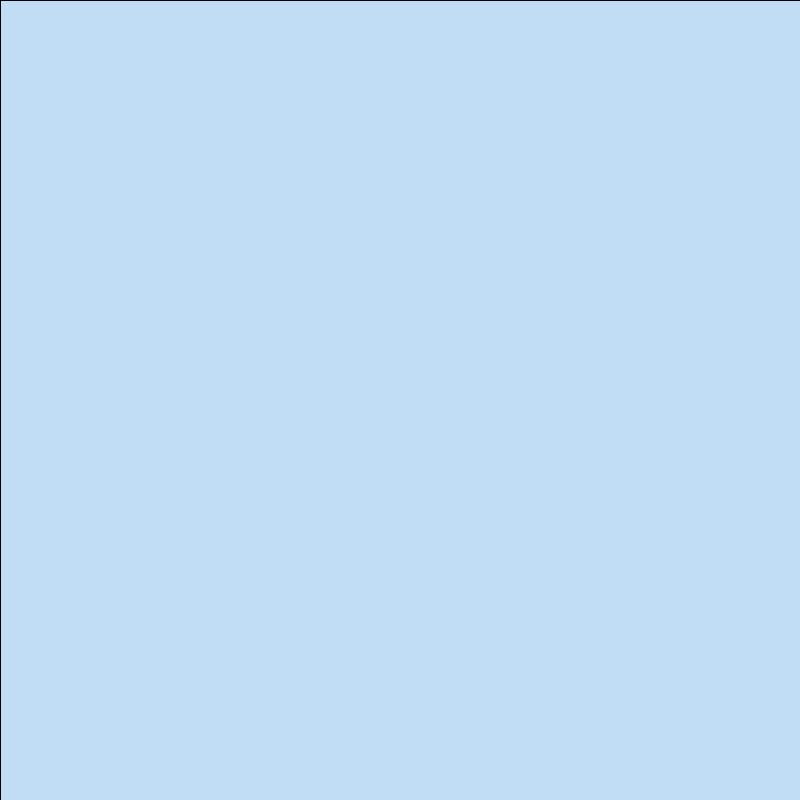
Frame 1 (no input)
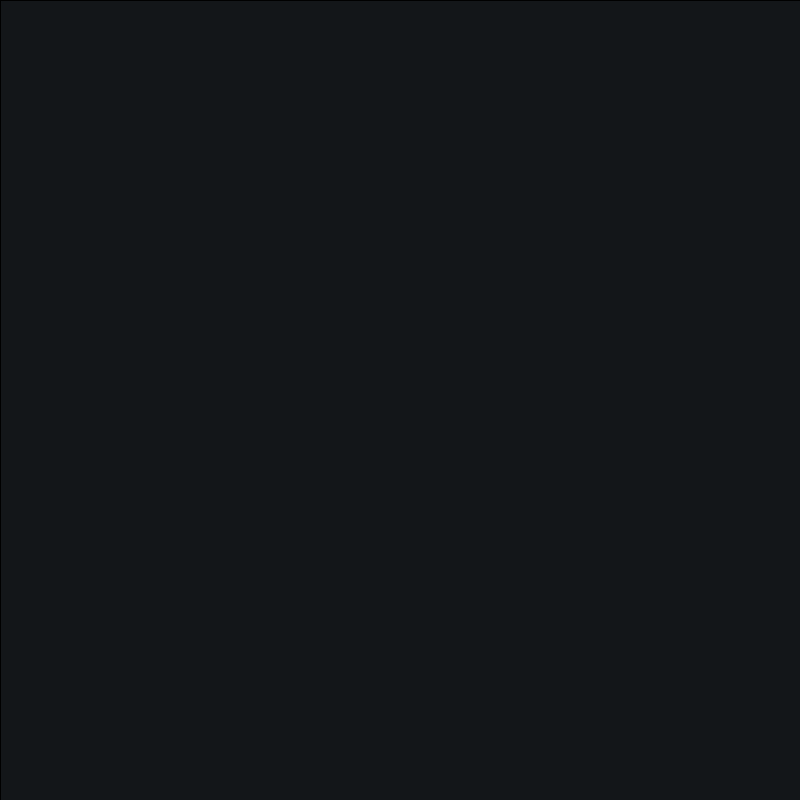
Frame 60 (the mouse pressed at the canvas centre just before this capture)
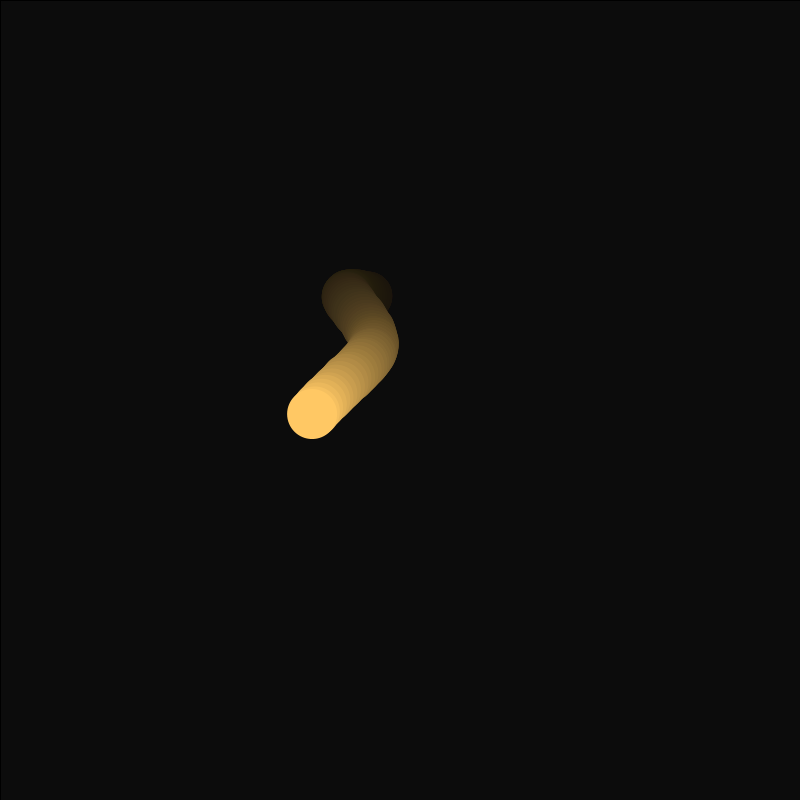
Frame 120 (the mouse held since frame 60 and released just before this capture)

The Processing sketch that drew these frames (run headless with seeded random() and noise(); from frame 60 on, the mouse is pressed at the canvas centre):

// Processing sketch: Wormy_bois
// ── Wormy_bois.pde
int worms = 0;
boolean mousePrevPress=false;
void setup() {
  size(800, 800);
  background(200, 230, 255);
}

void draw() {
  float x;
  float y;
  makeMagical();
  for(int i=0; i<worms; i+=1) {
   fill(255, 200, 100);
    x = getWormX(i);
    y = getWormY(i);
    ellipse(x, y, 50, 50);
    println("Worms: " + worms);
  }
  if(mousePressed) {
    
    if(mousePrevPress==false) {
     println("MousePressed");
     worms+=1;
     
  }
  mousePrevPress=true;
   } else {
     mousePrevPress=false;
   }
}
float frequency = 0.005;
float noiseInterval = 3;

void makeMagical() {
     fill( 0, 0, 0, 10 );
     rect(0, 0, width, height);
     noStroke();
}

float getWormX(int i) {
     return map(noise(i*noiseInterval + frameCount * frequency), 0, 1, 0, width);
}

float getWormY(int i) {
     return map(noise(i*noiseInterval+1 + frameCount * frequency), 0, 1, 0, height);
}
